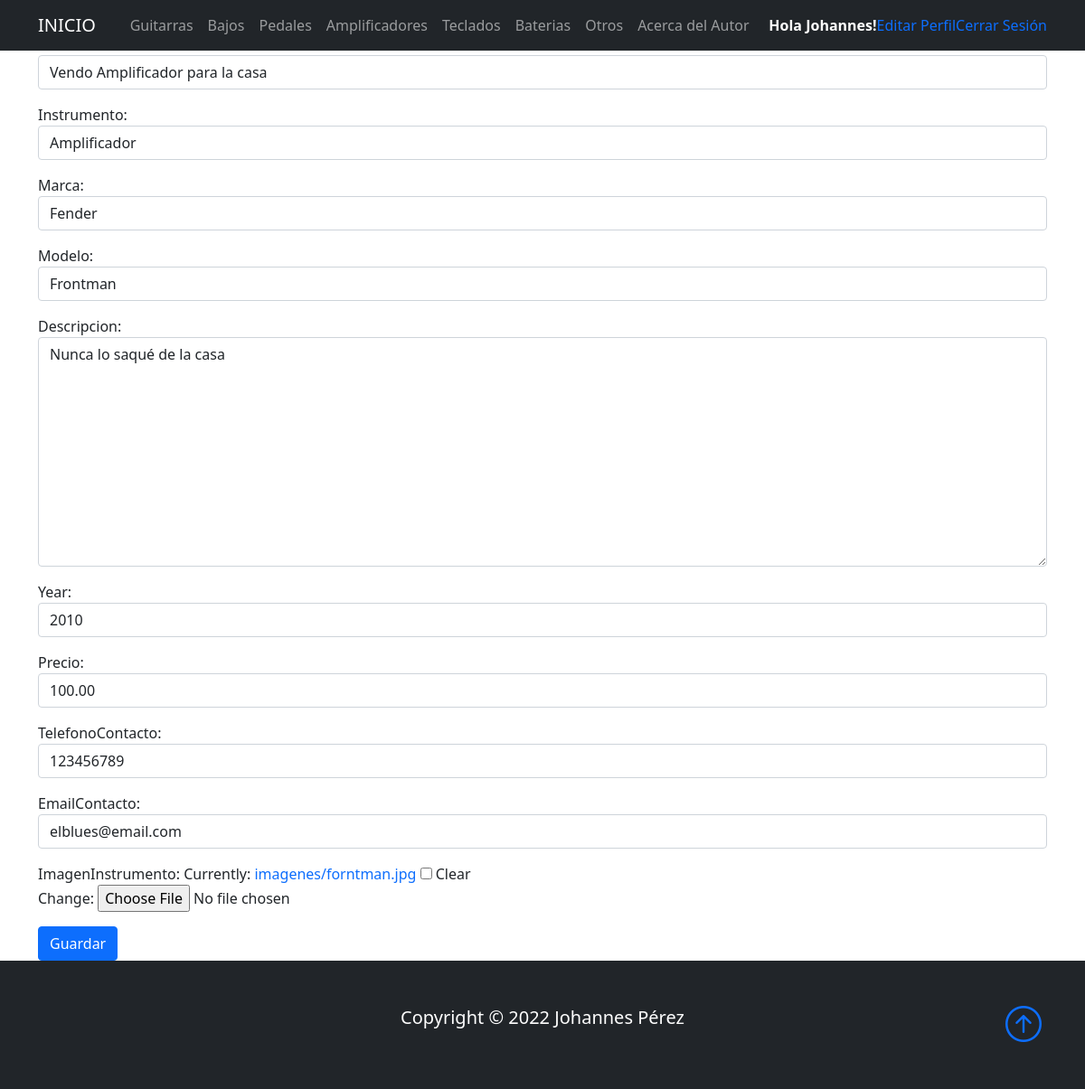
The page /amplificadorEdicion/20/ (signed in) on the database as committed earlier.
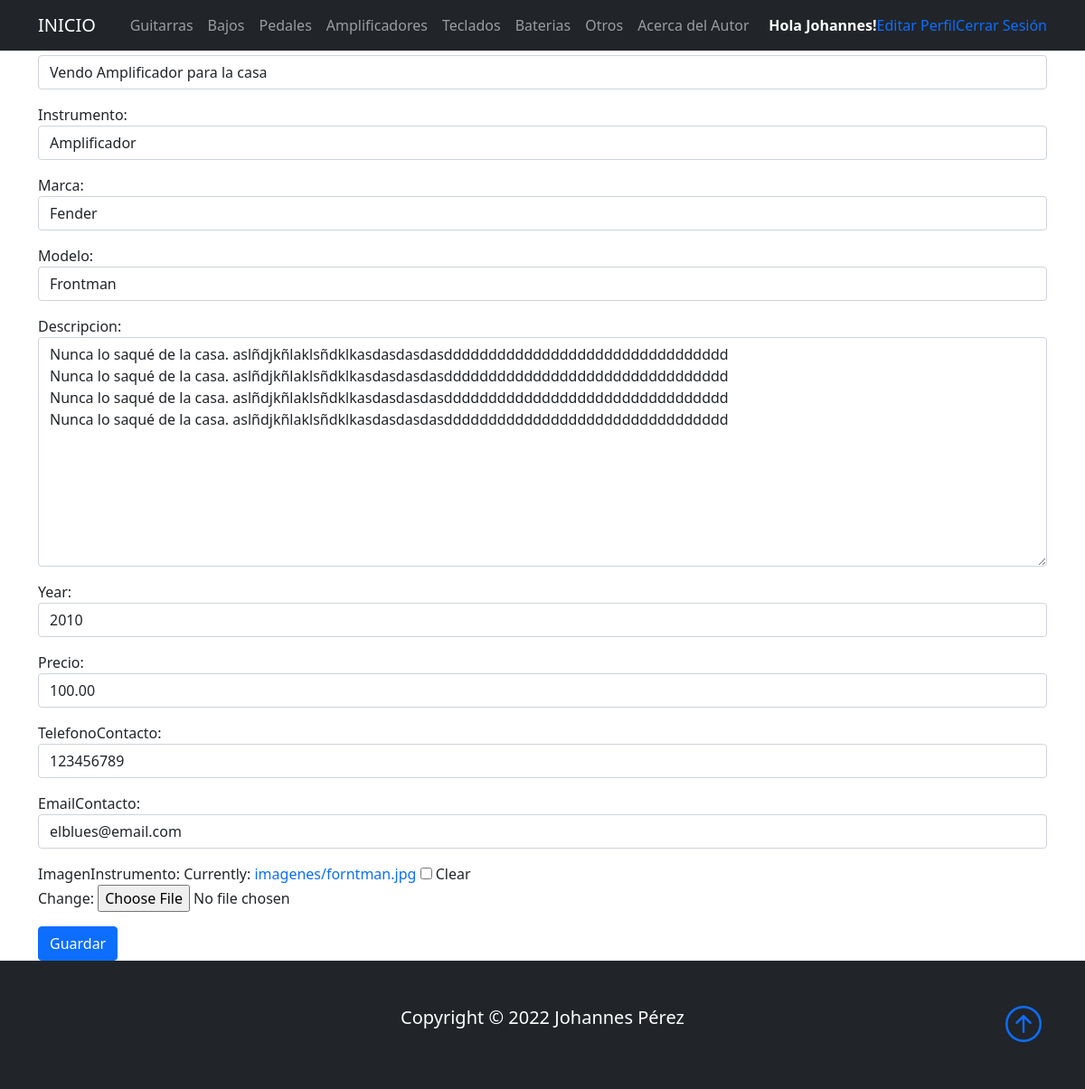
The same page on the database as committed later.
### Base/models.py (models this page shows, shortened)
class Instrumento(models.Model):
    instrumentoSeleccion = (
    ('guitarra','Guitarra'),
    ('bajo', 'Bajo'),
    ('pedal','Pedal'),
    ('bateria','Bateria'),
    ('teclado','Teclado'),
    ('amplificador','Amplificador'),
    ('otro', 'Otro'),
    )
    usuario = models.ForeignKey(User, on_delete=models.CASCADE, null=True, blank=True)
    titulo = models.CharField(max_length=200)
    instrumento = models.CharField(max_length=15, choices=instrumentoSeleccion, default='guitarra')
    marca = models.CharField(max_length=40)
    modelo = models.CharField(max_length=40)
    descripcion = models.TextField(null=True, blank=True)
    year = models.IntegerField()
    precio = models.DecimalField(max_digits=10, decimal_places=2)
    fechaPublicacion = models.DateTimeField(auto_now_add=True)
    telefonoContacto = models.IntegerField()
    emailContacto = models.EmailField()
    imagenInstrumento = models.ImageField(null=True, blank=True, upload_to="imagenes/")
    class Meta:
        ordering = ['usuario', '-fechaPublicacion']

### Base/views.py (the view)
# urls.py: path('amplificadorEdicion/<int:pk>/', AmplificadorUpdate.as_view(), name='amplificador_editar'),
class AmplificadorUpdate(LoginRequiredMixin, UpdateView):
    model = Instrumento
    form_class = ActualizacionInstrumento
    success_url = reverse_lazy('amplificadores')
    context_object_name = 'amplificador'
    template_name = 'Base/amplificadorEdicion.html'

### Base/forms.py
class ActualizacionInstrumento(forms.ModelForm):
    class Meta:
        model = Instrumento
        fields = ('titulo', 'instrumento', 'marca', 'modelo', 'descripcion', 'year', 'precio', 'telefonoContacto', 'emailContacto', 'imagenInstrumento')
        widgets = {
            'titulo' : forms.TextInput(attrs={'class': 'form-control'}),
            'instrumento' : forms.Select(attrs={'class': 'form-control'}),
            'marca' : forms.TextInput(attrs={'class': 'form-control'}),
            'modelo' : forms.TextInput(attrs={'class': 'form-control'}),
            'descripcion' : forms.Textarea(attrs={'class': 'form-control'}),
            'year' : forms.TextInput(attrs={'class': 'form-control'}),
            'precio' : forms.TextInput(attrs={'class': 'form-control'}),
            'telefonoContacto' : forms.TextInput(attrs={'class': 'form-control'}),
            'emailContacto' : forms.TextInput(attrs={'class': 'form-control'}),
        }

### Base/templates/Base/amplificadorEdicion.html
{% extends 'Base/home.html' %}
{% block content %}
{% if user.id == amplificador.usuario.id %}
<div class="container">
    <h4>Editar Amplificador</h4>
</div>
<div class="container">
    <div class="form-group">
        <form method="post" enctype="multipart/form-data">{% csrf_token %}
        {{ form.as_p }}
        <button type="submit" class="btn btn-primary">Guardar</button>
        </form>
    </div>
</div>
{% else %}
<div class="container">
<h4>No tienes acceso a esta pagina!</h4>
</div>
{% endif %}
{% endblock %}

Rows that differ between the two databases and show on the page:
changed Instrumento "Vendo Amplificador para la casa": descripcion "Nunca lo saqué de la casa" → "Nunca lo saqué de la casa. aslñdjkñlaklsñdklkasdasdasdasdddddddddddddddddddddddddddddddd Nunca lo saqué de la casa. aslñdjkñlaklsñdklkasdasdasdasdddddddddddddddddddddddddddddddd Nunca lo saqué de la casa. aslñdjkñlaklsñdklkasdasdasdasdddddddddddddddddddddddddddddddd Nunca lo saqué de la casa. aslñdjkñlaklsñdklkasdasdasdasdddddddddddddddddddddddddddddddd"
